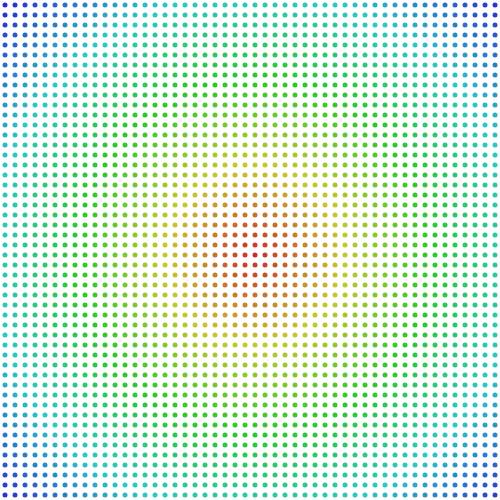
Frame 1 (no input)
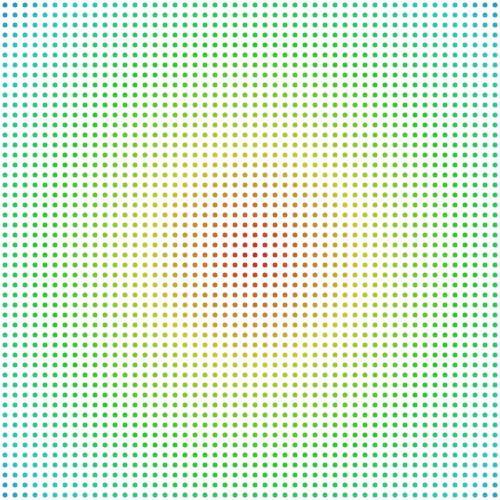
Frame 60 (no input)
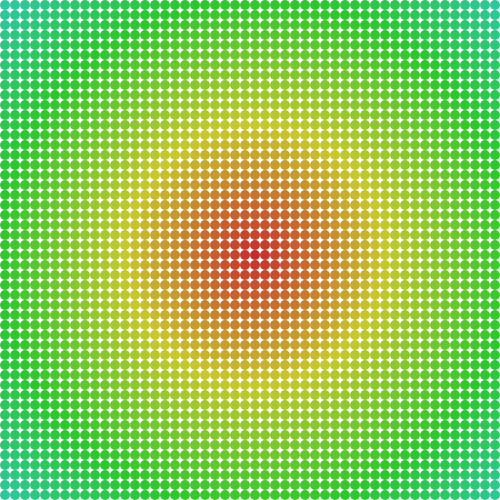
Frame 120 (the mouse pressed at the canvas centre since frame 60)

The p5.js sketch that drew these frames (run headless with seeded random() and noise() and a simulated clock; from frame 60 on, the mouse is pressed at the canvas centre):

// p5.js sketch
// ── sketch.js
const width = 500;
const height = 500;

const halfW = width / 2;
const halfH = height / 2;

let distances = [];
let maxDistance;
let spacer;
let w;
let n;

function setup() {
	createCanvas(width, height);
	maxDistance = dist(halfW, halfH, width, height); // get the distance between the two points

	for (let x = 0; x < width; x++) {
		distances[x] = []; // create the nested array
		for (let y = 0; y < height; y++) {
			const distance = dist(halfW, halfH, x, y);
			distances[x][y] = (distance / maxDistance) * 255;
		}
	}

	spacer = 10;
	w = 5;
	n = 0;

	noStroke();
	colorMode(HSB, 255);
}

function draw() {
	background(255);

	for (let x = 0; x < width; x += spacer) {
		for (let y = 0; y < height; y += spacer) {
			const c = distances[x][y];
			const mx = map(mouseX, 0, width, 0, 10);
			const my = map(mouseY, 0, height, 0, 10);
			fill(c * noise(n + mx + my), 200, 200);
			ellipse(x + spacer / 2, y + spacer / 2, w + mx, w + my);
		}
	}

	n += 0.03;
}
